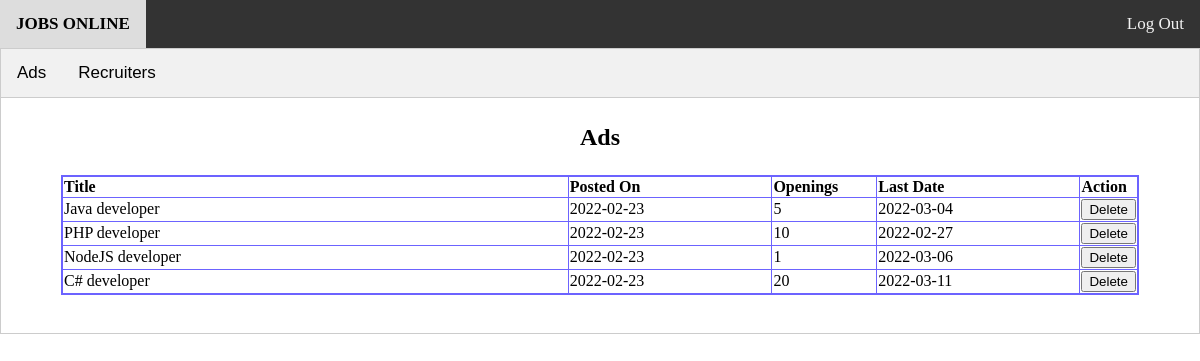
Screenshot of /admindash.php with the database file from the repository.
### tables this page shows
CREATE TABLE `job` (
  `id` int NOT NULL,
  `title` varchar(100) NOT NULL,
  `img` varchar(100) NOT NULL,
  `description` text NOT NULL,
  `rid` int NOT NULL,
  `date` date NOT NULL,
  `openings` int NOT NULL,
  `last_date` datetime NOT NULL,
  `url` varchar(300) NOT NULL
);

### admindash.php (the view, shortened to what this page needs)
<?php
require("includes/connection.php");
?>
<!DOCTYPE html>
<html lang="en">
<head>
    <link rel="stylesheet" href="style.css"/>
</head>
<body>
    <?php include("includes/lhead.php");?>
    <div class="tab">
    <button class="tablinks" onclick="clickHandle(event, 'Cat')">Ads</button>
    <button class="tablinks" onclick="clickHandle(event, 'Bear')">Recruiters</button>
  </div>
  <div id="Cat" class="tabcontent">
  <h2 style="text-align:center">Ads</h2>
  <div class="adList">
        <table class="rtable">
          <tr>
          <th style="width:50%">Title</th>
          <th style="width:20%">Posted On</th>
          <th style="width:10%">Openings</th>
          <th style="width:20%">Last Date</th>
          <th style="width:20%">Action</th>
          </tr>
            <?php
              $sql = "select * from job";
              if($result=$con->query($sql)){
                while($row=mysqli_fetch_assoc($result)){
                  $title=$row['title'];
                  $lastdate=$row['last_date'];
                  $openings=$row['openings'];
                  $cdate = $row['date'];
                  $id = $row['id'];
                  $dt = new DateTime($lastdate);
                  $lastdate =$dt->format('Y-m-d');
                  echo "<tr>
                    <td>$title</td>
                    <td>$cdate</td>
                    <td>$openings</td>
                    <td>$lastdate</td>
                    <form method='post'>
                    <input type='hidden'value='$id' name='did'>
                    <td><button type='submit'>Delete</button></td>
                    </form>
                  </tr>";
                }
              }
              else{
                echo "Failed : $con->error";
              }
          ?>
        </table>
    </div>
  </div>
</body>
</html>

### style.css (style rules this page uses)
html,body { margin: 0; padding:0; }
:root { --blue:#6C63FF; }
.rtable { display: block; margin-left: auto; margin-right: auto; width: 100%; margin-top: 2rem; }
.adList { padding: 2rem 3rem; }
th { text-align: left; }
table, th, td { border: 1px solid var(--blue); border-collapse: collapse; }
.tab { overflow: hidden; border: 1px solid #ccc; background-color: #f1f1f1; }
.tab button { background-color: inherit; float: left; border: none; outline: none; cursor: pointer; padding: 14px 16px; transition: 0.3s; font-size: 17px; }
.tabcontent { display: none; padding: 6px 12px; border: 1px solid #ccc; border-top: none; }
#Cat { display: block; }
.tabcontent h2 { margin-bottom: -2.5rem; }

### rows the page displays
job: title "Java developer", date "2022-02-23", openings "5", last_date "2022-03-04"
job: title "PHP developer", date "2022-02-23", openings "10", last_date "2022-02-27"
job: title "NodeJS developer", date "2022-02-23", openings "1", last_date "2022-03-06"
job: title "C# developer", date "2022-02-23", openings "20", last_date "2022-03-11"
